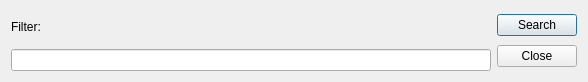
<?xml version="1.0" encoding="UTF-8"?>
<ui version="4.0">
 <class>CanConfigSearchVariableDialog</class>
 <widget class="QDialog" name="CanConfigSearchVariableDialog">
  <property name="geometry">
   <rect>
    <x>0</x>
    <y>0</y>
    <width>588</width>
    <height>82</height>
   </rect>
  </property>
  <property name="windowTitle">
   <string>Serach signal</string>
  </property>
  <layout class="QHBoxLayout" name="horizontalLayout_2">
   <item>
    <layout class="QVBoxLayout" name="verticalLayout">
     <item>
      <layout class="QHBoxLayout" name="horizontalLayout">
       <item>
        <widget class="QLabel" name="label">
         <property name="text">
          <string>Filter:</string>
         </property>
        </widget>
       </item>
       <item>
        <spacer name="horizontalSpacer">
         <property name="orientation">
          <enum>Qt::Horizontal</enum>
         </property>
         <property name="sizeHint" stdset="0">
          <size>
           <width>40</width>
           <height>20</height>
          </size>
         </property>
        </spacer>
       </item>
      </layout>
     </item>
     <item>
      <widget class="QLineEdit" name="FilterLineEdit"/>
     </item>
    </layout>
   </item>
   <item>
    <layout class="QVBoxLayout" name="verticalLayout_2">
     <item>
      <widget class="QPushButton" name="SeachPushButton">
       <property name="text">
        <string>Search</string>
       </property>
      </widget>
     </item>
     <item>
      <widget class="QPushButton" name="ClosePushButton">
       <property name="text">
        <string>Close</string>
       </property>
      </widget>
     </item>
    </layout>
   </item>
  </layout>
 </widget>
 <resources/>
 <connections/>
</ui>
